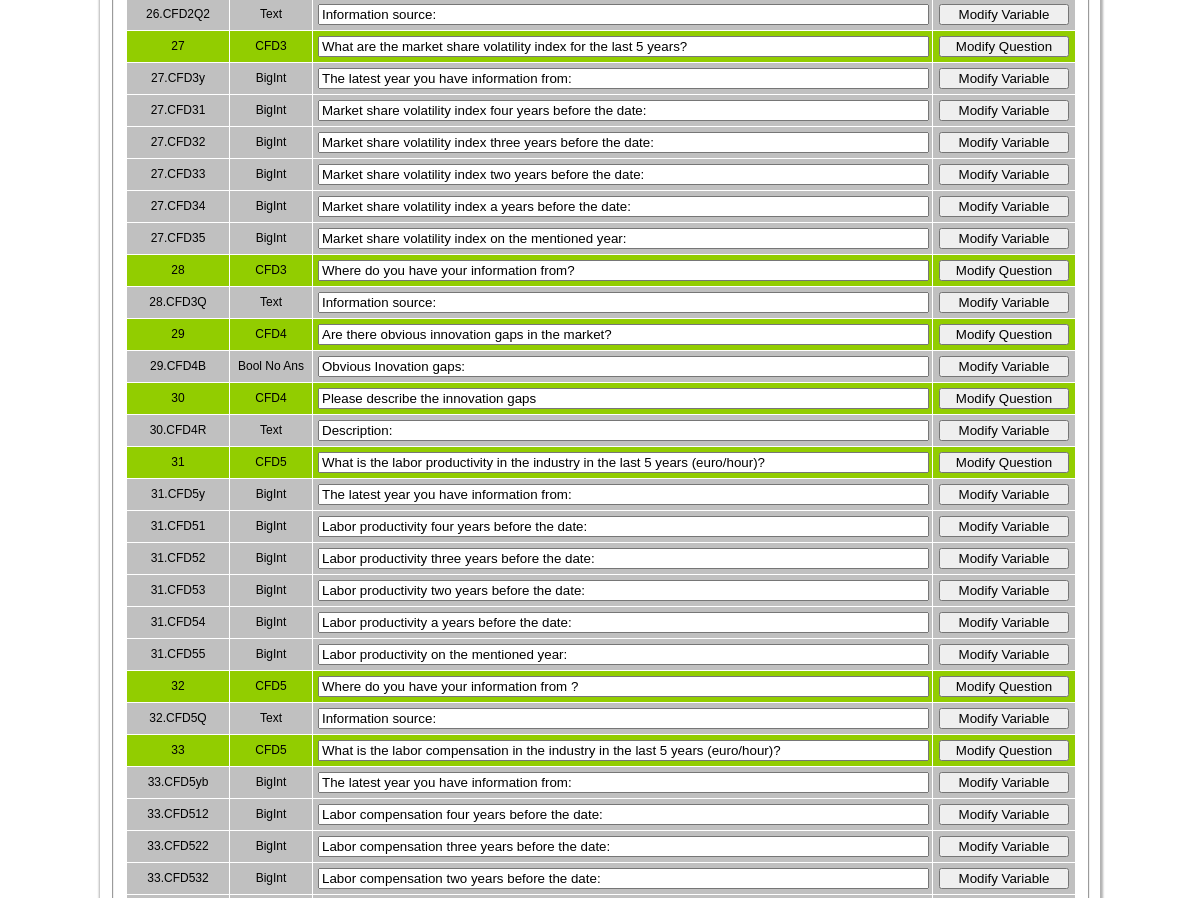
The page /tecol/admin_questions.php (signed in, middle part) on the database as committed earlier.
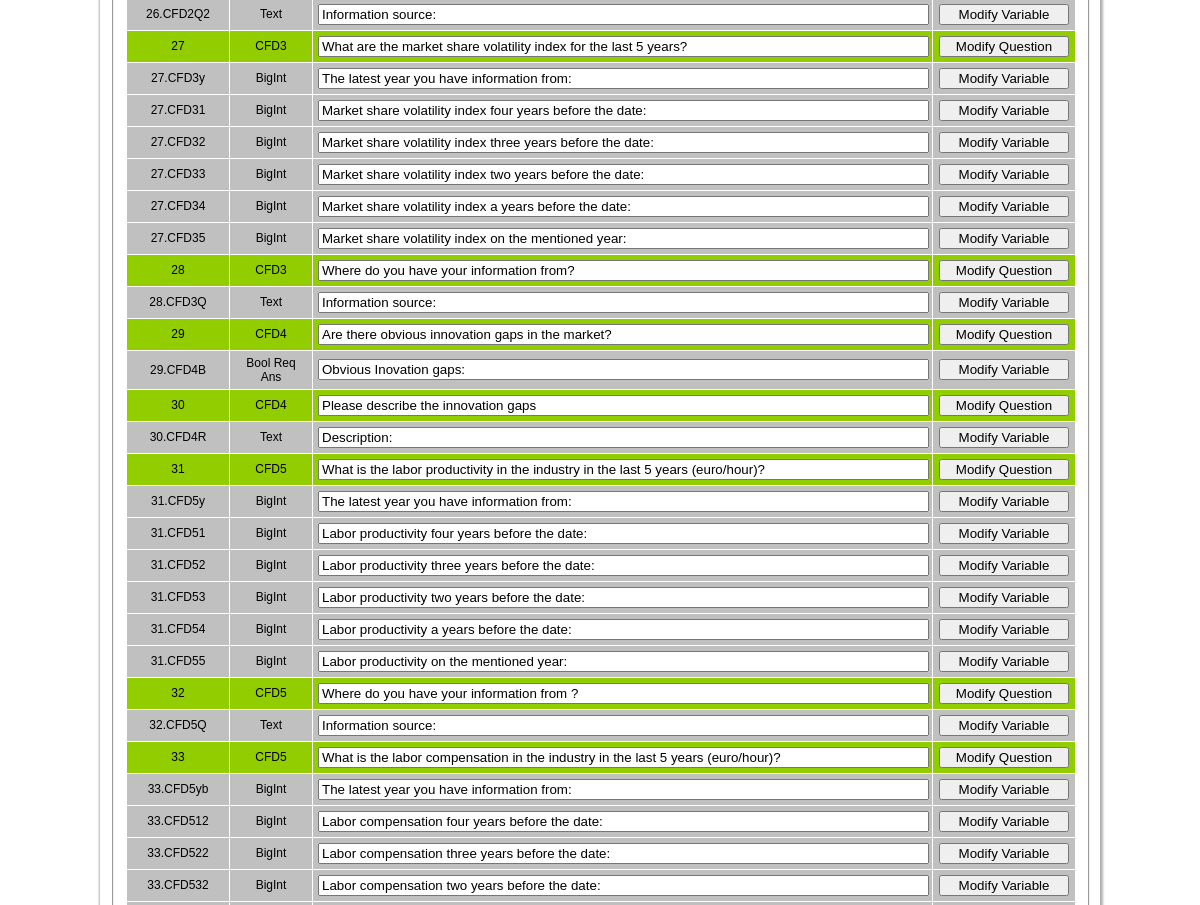
The same page on the database as committed later.
### tables this page shows
CREATE TABLE IF NOT EXISTS `variable` (
  `var_id` int(11) NOT NULL AUTO_INCREMENT,
  `q_id` int(11) NOT NULL,
  `var_name` varchar(255) NOT NULL,
  `var_text` varchar(255) NOT NULL,
  `var_type` int(11) NOT NULL,
  PRIMARY KEY (`var_id`)
);

### tecol/admin_questions.php (the view, shortened to what this page needs)
<!DOCTYPE html PUBLIC "-//W3C//DTD XHTML 1.0 Transitional//EN" "http://www.w3.org/TR/xhtml1/DTD/xhtml1-transitional.dtd">
<html xmlns="http://www.w3.org/1999/xhtml">
<?php
include 'header.php';
?>
		<div style='width:</h3></div>;float:left'>
		  <div style='width:</h3></div>;float:left;padding:10px'>
		   <form id='question' style='text-align:left' action='admin_questions_resolve.php' method='post' accept-charset='UTF-8'>
			<fieldset>
			<table style="width:950px;font-size:12px">
			<?php
			$q="SELECT * FROM `questions`";
					$result=mysql_query($q);
					while($row = mysql_fetch_assoc($result))
					{
					echo "<tr bgcolor='#92CD00' style='text-align:center'>";
					echo "<td>".$row['q_id']."</td>";
					switch($row['w_type'])
					{
					case 0:echo "<td> Base </td> ";break;
					case 1:echo "<td> Structured </td>";break;
					case 2:echo "<td> CFD1 </td>";break;
					case 3:echo "<td> CFD2 </td>";break;
					case 4:echo "<td> CFD3 </td>";break;
					case 5:echo "<td> CFD4 </td>";break;
					case 6:echo "<td> CFD5 </td>";break;
					case 7:echo "<td> CFD6 </td>";break;
					}
					echo "<form style='text-align:center;float:left' method='post' action='admin_questions_resolve.php'>";
					echo "<td><input type='text' name='text' style='width:99%' value='".$row['question']."'/></td>";
					echo "<td>
							<input type='hidden' name='q_id' value='".$row['q_id']."'/>
							<input type='submit' name='Submit' value='Modify Question' style='width:130px' />
							</form></td>";
					$q2="SELECT * FROM `variable` WHERE `q_id`='".$row['q_id']."'";
					$result2=mysql_query($q2);
					while($row2 = mysql_fetch_assoc($result2))
					{
					echo "<tr bgcolor='#C0C0C0' style='text-align:center'>";
					echo "<td>".$row['q_id'].".".$row2['var_name']."</td>";
					switch($row2['var_type'])
					{
					case 1:echo "<td> Country ID </td> ";break;
					case 2:echo "<td> Text </td>";break;
					case 3:echo "<td> BigInt </td>";break;
					case 4:echo "<td> Bool Req Ans</td>";break;
					case 5:echo "<td> Bool No Ans </td>";break;
					case 6:echo "<td> Percentage </td>";break;
					}
					echo "<form style='text-align:center;float:left' method='post' action='admin_questions_resolve.php'>";
					echo "<td><input type='text' name='text' style='width:99%' value='".$row2['var_text']."'/></td>";
					echo "<td>
							<input type='hidden' name='var_id' value='".$row2['var_id']."'/>
							<input type='submit' name='Submit' value='Modify Variable' style='width:130px' />
							</form></td>";
					}
					}
					?>
					</table>
					</fieldset>
		  </div>
<?php
include 'footer.php';
?>

Rows that differ between the two databases and show on the page:
changed variable "CFD4B": var_type "Bool No Ans" → "Bool Req Ans"
